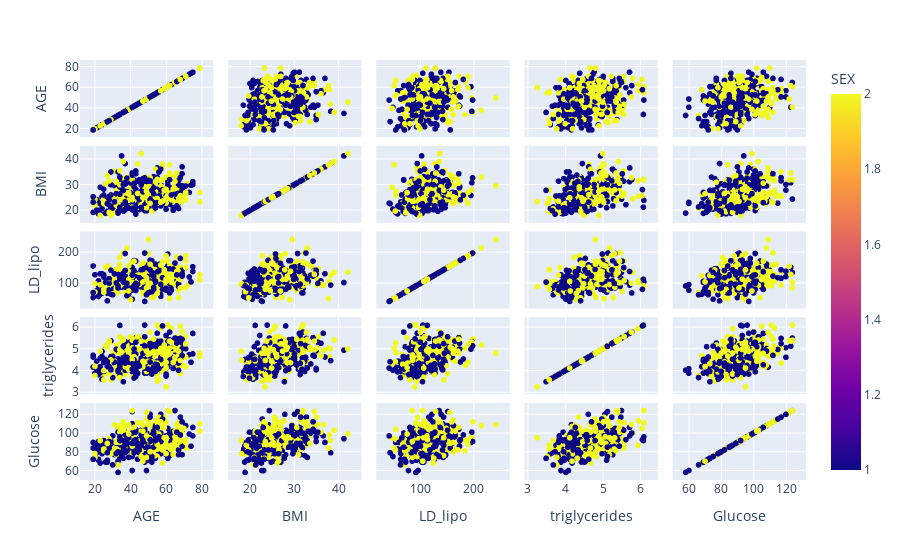

The notebook cell this image was saved under:
### Markdown cell above
&#9989; **(7 pt):** Create another scatter matrix plot like you did above, but now use different colors for the male and female data points.

### Code cell
## Put your code here

fig = px.scatter_matrix(patients,
    dimensions=["AGE", "BMI", "LD_lipo", "triglycerides","Glucose"],
    color="SEX")

fig.show()

### Figure 1 — Plotly figure (JSON) as saved in the notebook; plotly's stock layout.template omitted (floating-point values rounded to 4 significant figures; data arrays with more than 128 entries replaced by an {"elided": "..."} marker saying what was removed)
{"data": [{"dimensions": [{"axis": {"matches": true}, "label": "AGE", "values": {"elided": "442 int values"}}, {"axis": {"matches": true}, "label": "BMI", "values": {"elided": "442 float values"}}, {"axis": {"matches": true}, "label": "LD_lipo", "values": {"elided": "442 float values"}}, {"axis": {"matches": true}, "label": "triglycerides", "values": {"elided": "442 float values"}}, {"axis": {"matches": true}, "label": "Glucose", "values": {"elided": "442 int values"}}], "hovertemplate": "%{xaxis.title.text}=%{x}<br>%{yaxis.title.text}=%{y}<br>SEX=%{marker.color}<extra></extra>", "legendgroup": "", "marker": {"color": {"elided": "442 int values"}, "coloraxis": "coloraxis", "symbol": "circle"}, "name": "", "showlegend": false, "type": "splom"}], "layout": {"coloraxis": {"colorbar": {"title": {"text": "SEX"}}, "colorscale": [[0, "#0d0887"], [0.1111, "#46039f"], [0.2222, "#7201a8"], [0.3333, "#9c179e"], [0.4444, "#bd3786"], [0.5556, "#d8576b"], [0.6667, "#ed7953"], [0.7778, "#fb9f3a"], [0.8889, "#fdca26"], [1, "#f0f921"]]}, "dragmode": "select", "legend": {"tracegroupgap": 0}, "margin": {"t": 60}}}
